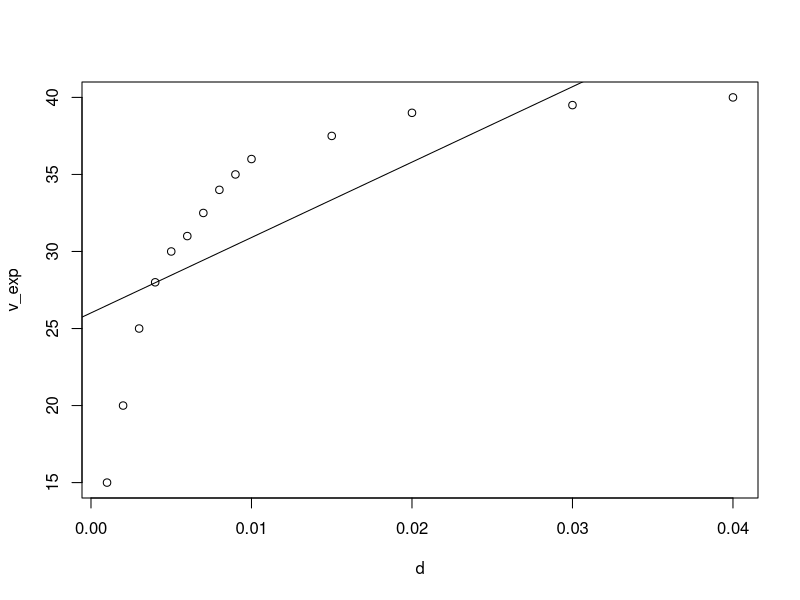
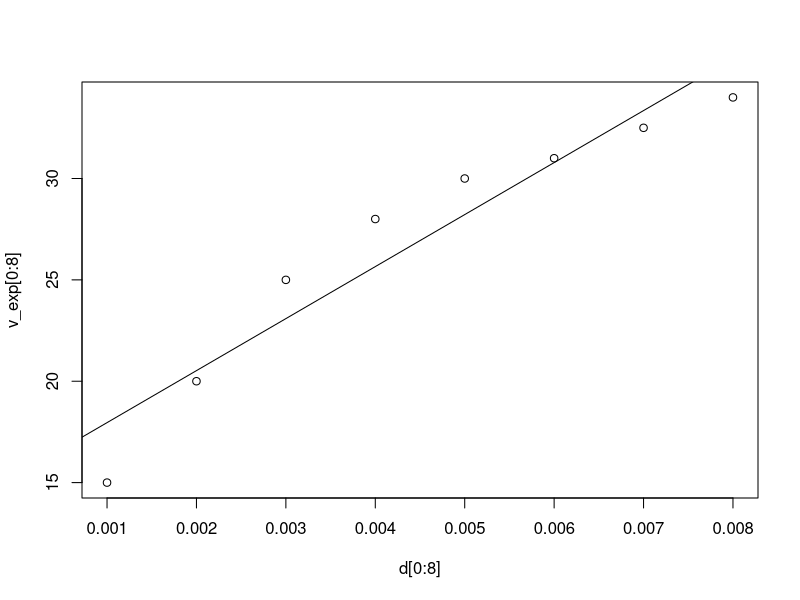
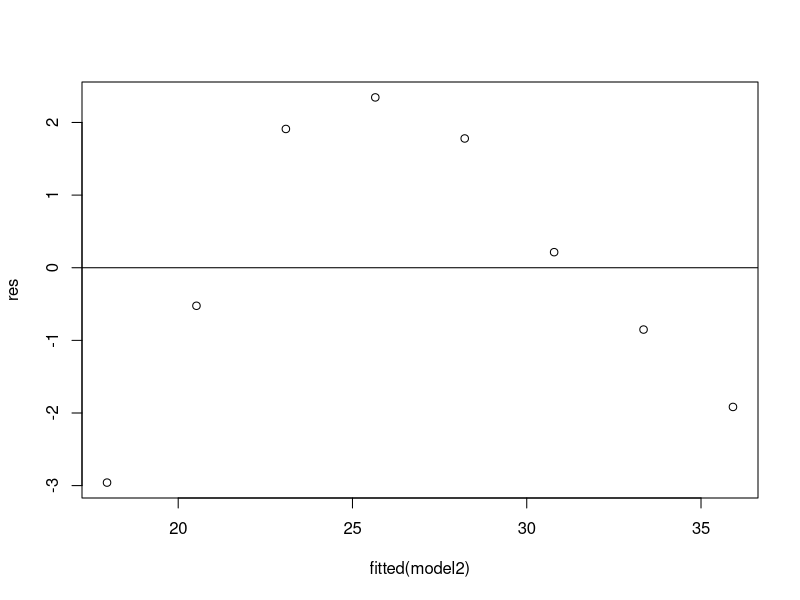
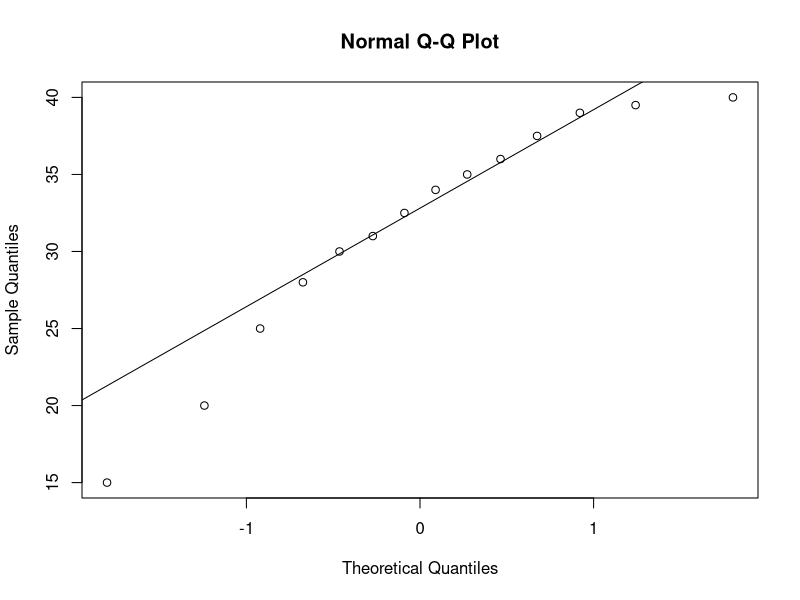
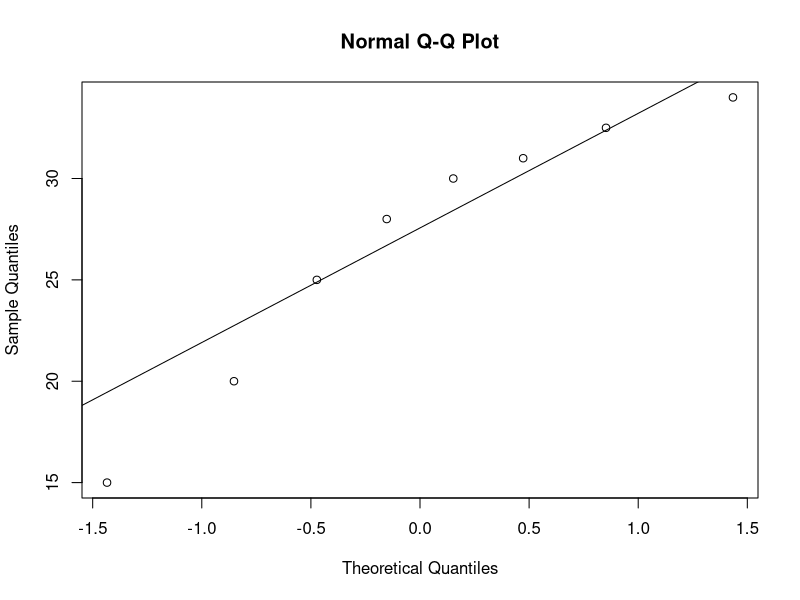
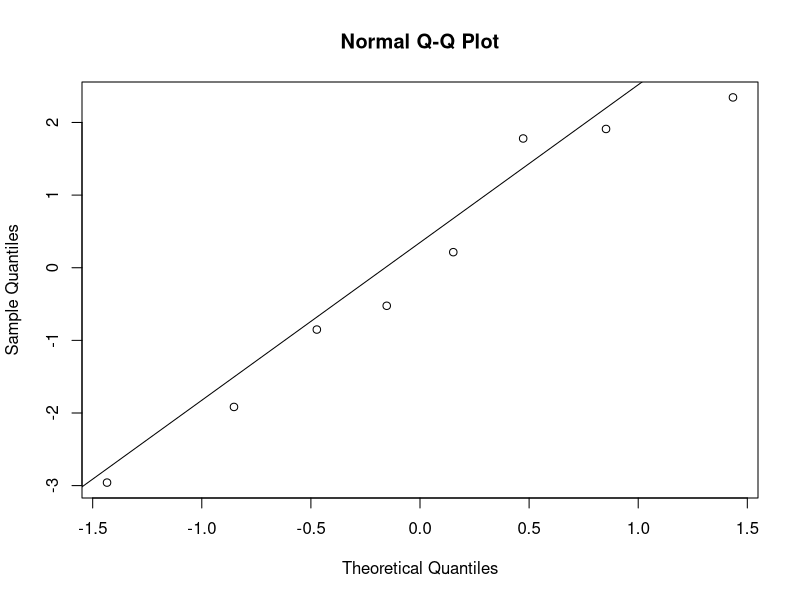
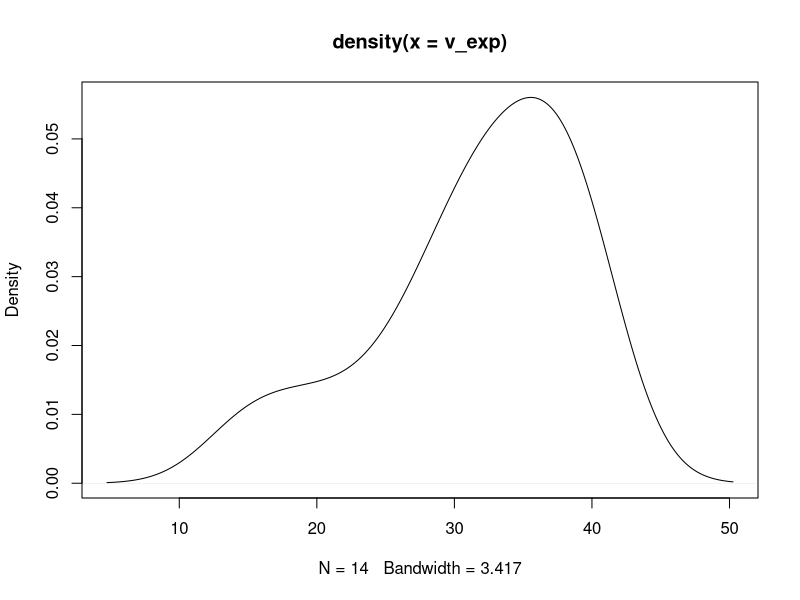
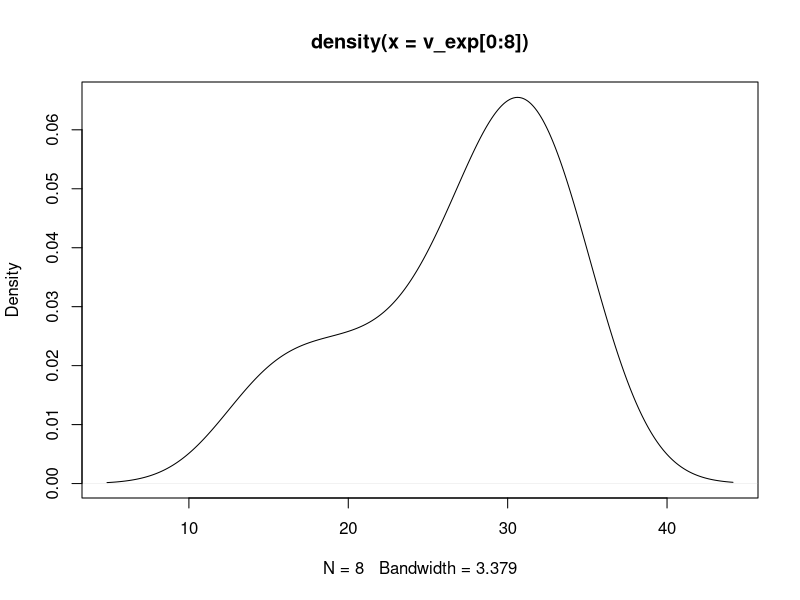

These charts were generated, in order, by the following R code:
# Data
d = c(1, 2, 3, 4, 5, 6, 7, 8, 9, 10, 15, 20, 30, 40) / 1000
v_exp = c(15, 20, 25, 28, 30, 31, 32.5, 34, 35, 36, 37.5, 39, 39.5, 40)

# Linear regression (all data)
model = lm(v_exp ~ d)
summary(model)

# Linear regression (only first 8)
model2 = lm(v_exp[0:8] ~ d[0:8])
summary(model2)

# Plots with regression line
plot(d, v_exp)
abline(model)

plot(d[0:8], v_exp[0:8])
abline(model2)

# The second model is better so we proceed studying its residuals
res = resid(model2)

# Residual VS Fitted plot
plot(fitted(model2), res)
abline(0,0)

# Shapiro-Wilk
shapiro.test(v_exp)
shapiro.test(v_exp[0:8])
shapiro.test(res)

# QQ-plot 
qqnorm(v_exp)
qqline(v_exp)
qqnorm(v_exp[0:8])
qqline(v_exp[0:8])
qqnorm(res)
qqline(res) 

# Density
plot(density(v_exp))
plot(density(v_exp[0:8]))
plot(density(res))